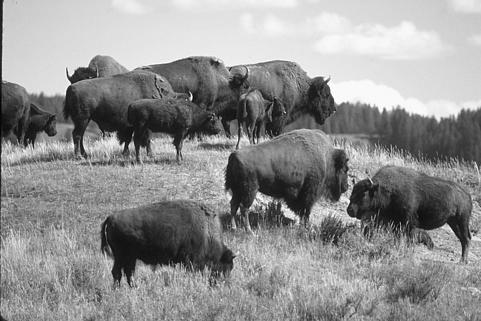
#> input picture tb/online_images/buffalo.pgm, 481 x 321 px
$ python pgm_to_hex.py online_images/buffalo.pgm
#> lines starting #> are read from the running program, lines starting #| are printed output that depends on the picture
#!/usr/bin/env python3
"""
Prepare simulation image data for tb_sobel_acc.

Outputs (in the current directory):
    src.pgm  - 320x240 grayscale P5 binary PGM  (open to preview input)
    src.hex  - one 32-bit word per line for $readmemh
               four pixels packed LSB-first: pixel N in [7:0], N+3 in [31:24]

Usage:
    python pgm_to_hex.py [image_file]

If no file is given, a built-in test pattern is generated.
Pillow (pip install Pillow) is needed to open non-PGM formats.
Without Pillow, the test pattern is always used.
"""

import sys
import numpy as np


# ---------------------------------------------------------------------------
def test_pattern(w=320, h=240):
    """Gradient + checkerboard: sharp edges everywhere, good for Sobel."""
    x, y = np.meshgrid(np.arange(w, dtype=np.float32),
                       np.arange(h, dtype=np.float32))
    gradient  = ((x + y) / (w + h - 2) * 255).astype(np.float32)
    checker   = (((x // 16).astype(int) + (y // 16).astype(int)) % 2) * 96
    return np.clip(gradient + checker, 0, 255).astype(np.uint8)


def load(path, w=320, h=240):
#> called with path = 'online_images/buffalo.pgm', w = 320, h = 240
    try:
        from PIL import Image
        return np.array(Image.open(path).convert('L').resize((w, h), Image.LANCZOS),
                        dtype=np.uint8)
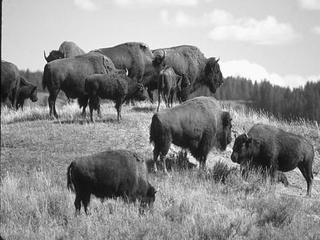
#> returned value: shape (240, 320); min 6, max 255, mean 145.2
    except ImportError:
        print("Pillow not installed - using test pattern instead.")
        print("Install with:  pip install Pillow")
        return test_pattern(w, h)


# ---------------------------------------------------------------------------
def write_pgm(pixels, path):
#> called with path = 'src.pgm'
    h, w = pixels.shape
#> h = 240; w = 320
    with open(path, 'wb') as f:
        f.write(f"P5\n{w} {h}\n255\n".encode())
        f.write(pixels.tobytes())
    print(f"  {path}  ({w}×{h} grayscale PGM)")
#|   src.pgm  (320×240 grayscale PGM)


def write_hex(pixels, path):
    """Four 8-bit pixels packed into each 32-bit word, little-endian."""
#> called with path = 'src.hex'
    flat = pixels.flatten()
    with open(path, 'w') as f:
        for i in range(0, len(flat), 4):
            word = (int(flat[i])
                    | int(flat[i + 1]) << 8
                    | int(flat[i + 2]) << 16
                    | int(flat[i + 3]) << 24)
            f.write(f"{word:08x}\n")
#> this loop made 19200 passes
#> (i, word) on passes 2 to 4: (4, 3301491910), (8, 3385377469), (12, 3318400969)
    print(f"  {path}  ({len(flat) // 4} words)")
#|   src.hex  (19200 words)


# ---------------------------------------------------------------------------
if __name__ == "__main__":
    if len(sys.argv) > 1:
        pixels = load(sys.argv[1])
        print(f"Loaded: {sys.argv[1]}  →  resized to 320×240 grayscale")
    else:
        pixels = test_pattern()
        print("No input image - generating built-in test pattern")

    print("Writing:")
    write_pgm(pixels, "src.pgm")
    write_hex(pixels, "src.hex")

    print()
    print("Open src.pgm to preview the source image.")
    print("After simulation, open dst.pgm for the processed result.")

$ run again, on tb/online_images/pepper.pgm
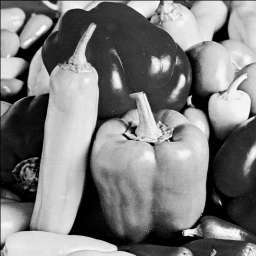
#> input picture tb/online_images/pepper.pgm, 256 x 256 px
#> in load, `return np.array(Image.open(path).convert('L').resize((w, h), Image.LAN..`:
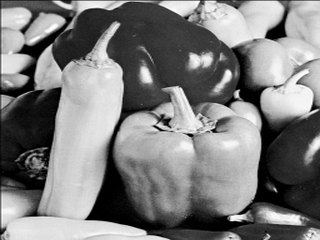
#> returned value: shape (240, 320); min 0, max 255, mean 125
#|   src.pgm  (320×240 grayscale PGM)
#> the loop in write_hex, `for i in range(0, len(flat), 4):` made 19200 passes
#> (i, word) on passes 2 to 4: (4, 808332845), (8, 741157679), (12, 741223980)
#|   src.hex  (19200 words)
